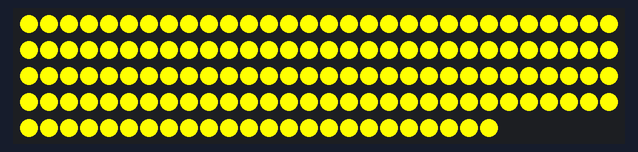
Bench run of a sketch on a simulated Arduino Uno, built with avr-gcc and run on an emulated ATmega328P. Parts: 144 RGB LEDs in strip order, left to right, continuing on the next row.

Above: at 0.1 s.

The sketch:

Arduino-Lights-Test.ino
```cpp
#include <FastLED.h>
#define LED_PIN 3
#define NUM_LEDS 144

CRGB leds[NUM_LEDS];

void setup() {
  // put your setup code here, to run once:
  FastLED.addLeds<WS2812, LED_PIN, GRB>(leds, NUM_LEDS);
}

void loop() {
  // put your main code here, to run repeatedly:
    for (int i = 0; i < NUM_LEDS; i++) {
      leds[i] = CRGB(255,255,0);
    }
    FastLED.show();
    delay(40);
}
```
